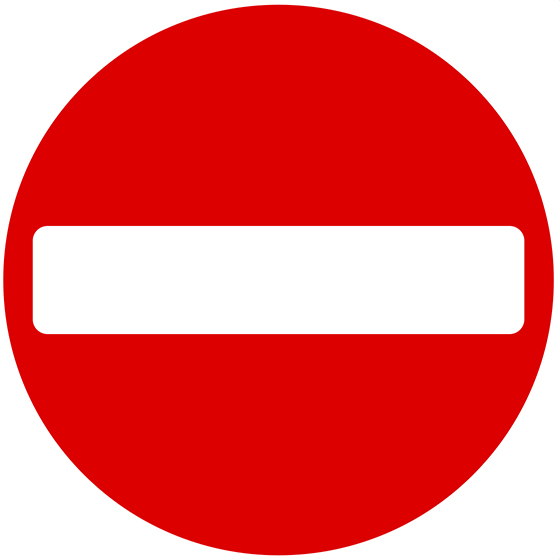
#> input picture no_entry.jpg, 560 x 560 px
$ python task_3.py no_entry.jpg   (older library calls are emulated)
#> lines starting #> are read from the running program, lines starting #| are printed output that depends on the picture
import sys
import numpy as np
import cv2

MINIMUM_RADIUS = 10
MAXIMUM_RADIUS = 110
MIN_DISTANCE = 50

T_S = 250
# T_H = 100

IOU_THRESHOLD = 0.5

class ErrorSignDetector():
    def __init__(self, file):
        self.image = Image(file)
#> in __init__, self.image is the input picture: shape (560, 560, 3); mean B, G, R 104.5, 104.5, 234.3
#> in __init__, `self.grey = cv2.cvtColor(src = self.image, code = cv2.COLOR_BGR2GRAY)`:
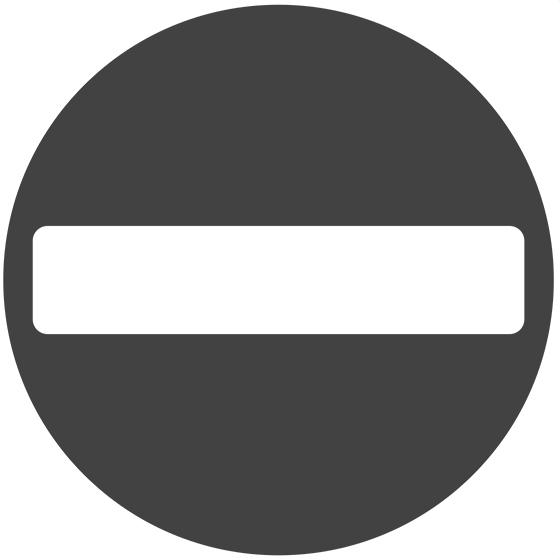
#> self.grey: shape (560, 560); min 63, max 255, mean 143.4
        self.hough_circles = HoughCirclesDetector(self.image)
        self.viola_jones = ViolaJonesDetector(self.image)
        self.objects = self.calculate_objects()

        self.draw_boxes()
        self.save_images()

    def calculate_objects(self):
        successful_intersections = []
        for x1, y1, w1, h1 in self.hough_circles.boxes:
            potential_intersections = []
            for x2, y2, w2, h2 in self.viola_jones.objects:
                x_left = max(x1, x2)
                y_top = max(y1, y2)
                x_right = min(x1 + w1, x2 + w2)
                y_bottom = min(y1 + h1, y2 + h2)
                if x_right >= x_left and y_bottom >= y_top:
                    intersection_area = (x_right - x_left) * (y_bottom - y_top)
                    hough_box_area = w1 * h1
                    viola_jones_area = w2 * h2
                    iou = intersection_area / (hough_box_area + viola_jones_area - intersection_area)
                    potential_intersections.append([(x1, y1, w1, h1), iou])
            if potential_intersections:
                largest_intersection = max(potential_intersections, key = lambda x: x[1])
                if largest_intersection[1] > IOU_THRESHOLD:
                    successful_intersections.append(largest_intersection[0])
        return successful_intersections

    def draw_boxes(self):
        for x, y, w, h in self.objects:
            cv2.rectangle(self.image.image, (x, y), (x + w, y + h), (0, 255, 0), 2)
        # [4 lines of commented-out code are left out]

    def normalise(self, image):
        image_normalised = 255 * (image - np.min(image)) / (np.max(image) - np.min(image))
        return image_normalised.astype(np.uint8)

    def save_images(self):
        cv2.imwrite("task_3/1_image_grey.jpg", self.image.grey)
        cv2.imwrite("task_3/2_dx_display.jpg", self.normalise(self.hough_circles.dx))
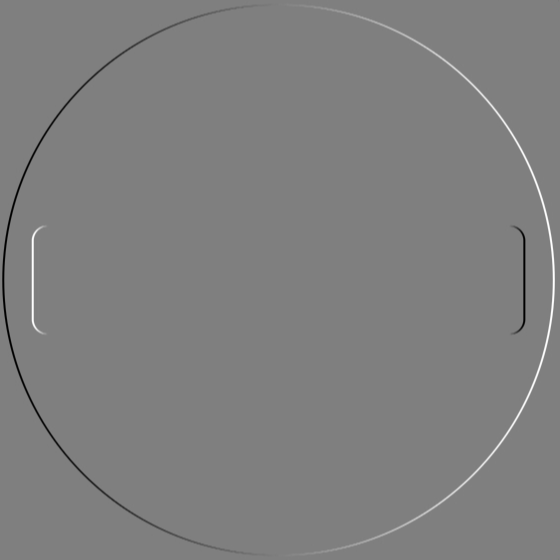
#> saved as 2_dx_display.jpg: shape (560, 560); min 0, max 255, mean 127
        cv2.imwrite("task_3/3_dy_display.jpg", self.normalise(self.hough_circles.dy))
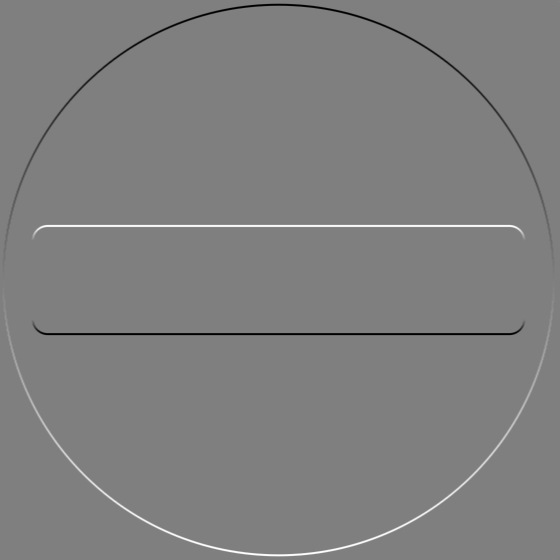
#> saved as 3_dy_display.jpg: shape (560, 560); min 0, max 255, mean 127
        cv2.imwrite("task_3/4_gradient_direction.jpg", self.normalise(self.hough_circles.gradient_direction))
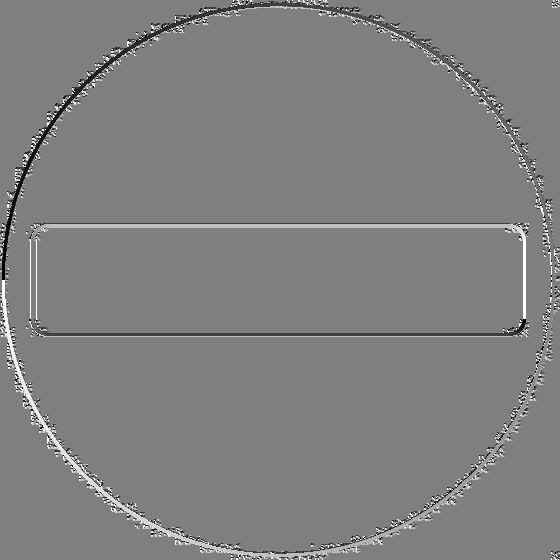
#> saved as 4_gradient_direction.jpg: shape (560, 560); min 0, max 255, mean 127.6
        cv2.imwrite("task_3/5_gradient_magnitude.jpg", self.normalise(self.hough_circles.gradient_magnitude))
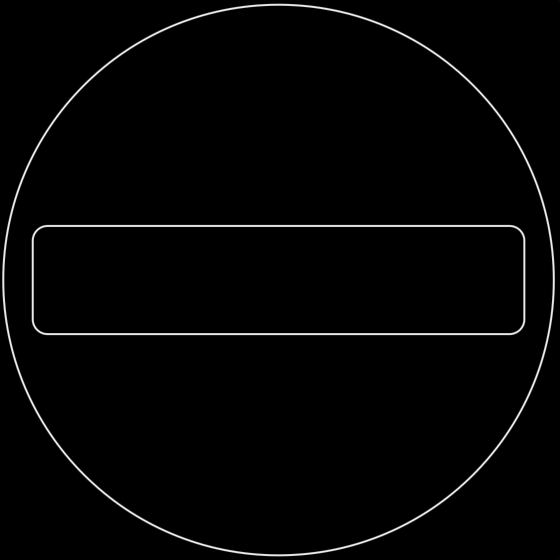
#> saved as 5_gradient_magnitude.jpg: shape (560, 560); min 0, max 255, mean 4.3
        cv2.imwrite("task_3/6_gradient_magnitude_threshold.jpg", self.hough_circles.gradient_magnitude_threshold)
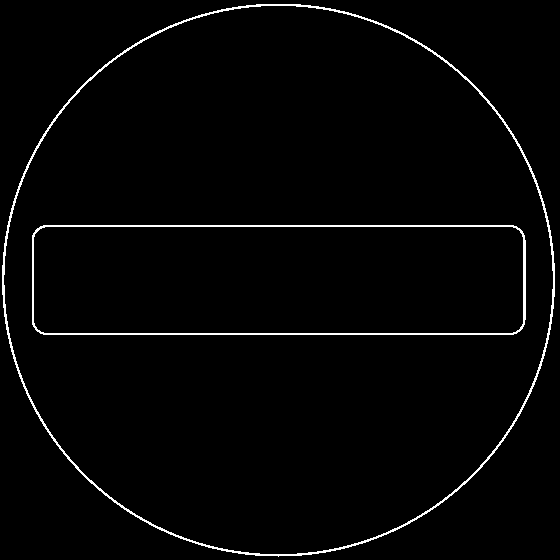
#> saved as 6_gradient_magnitude_threshold.jpg: shape (560, 560); 2.1% white in thin lines or dots
        cv2.imwrite("task_3/7_summed_hough_space.jpg", self.normalise(np.sum(self.hough_circles.hough_space, axis = 2)))
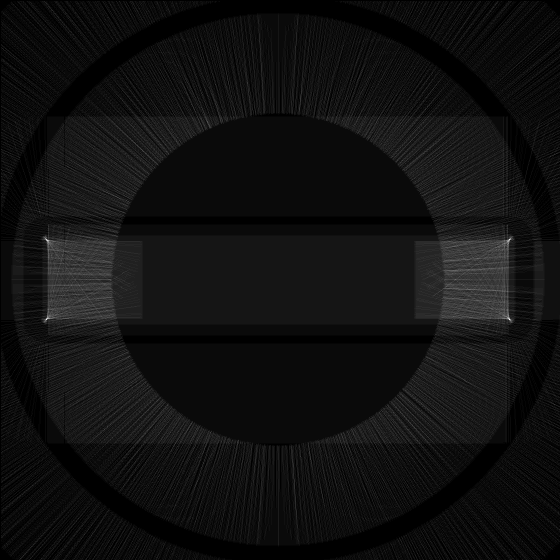
#> saved as 7_summed_hough_space.jpg: shape (560, 560); min 0, max 255, mean 16.2
        cv2.imwrite("task_3/8_output_image.jpg", self.image.image)

class Image():
    def __init__(self, file):
        self.image = cv2.imread(file, cv2.IMREAD_COLOR)
        self.grey = cv2.cvtColor(src = self.image, code = cv2.COLOR_BGR2GRAY)
        self.height, self.width = self.grey.shape

class HoughCirclesDetector():
    def __init__(self, image):
        self.image = image
        self.dx = cv2.Sobel(self.image.grey, cv2.CV_64F, 1, 0, ksize = 3, scale = 1, delta = 0, borderType = cv2.BORDER_DEFAULT)
        self.dy = cv2.Sobel(self.image.grey, cv2.CV_64F, 0, 1, ksize = 3, scale = 1, delta = 0, borderType = cv2.BORDER_DEFAULT)
        self.gradient_magnitude = np.sqrt(self.dx ** 2 + self.dy ** 2)
        self.gradient_direction = np.arctan2(self.dy, self.dx)
        self.gradient_magnitude_threshold = self.calculate_gradient_magnitude_threshold()
        self.hough_space = self.calculate_hough_space()
        self.circles = self.calculate_circles()
        self.boxes = [(int(x - r - MINIMUM_RADIUS), int(y - r - MINIMUM_RADIUS), int((r + MINIMUM_RADIUS) * 2), int((r + MINIMUM_RADIUS) * 2)) for x, y, r, _ in self.circles]

    def calculate_gradient_magnitude_threshold(self):
        gradient_magnitude_threshold = self.gradient_magnitude.copy()
        gradient_magnitude_threshold[gradient_magnitude_threshold < T_S] = 0
        gradient_magnitude_threshold[gradient_magnitude_threshold >= T_S] = 255
        return gradient_magnitude_threshold

    def calculate_hough_space(self):
        radii = MAXIMUM_RADIUS - MINIMUM_RADIUS
        hough_space = np.zeros((self.image.height, self.image.width, radii))
        for x in range(self.image.height):
            for y in range(self.image.width):
                if self.gradient_magnitude_threshold[x][y] == 255:
                    for r in range(radii):
                        x_0 = int(x - (r + MINIMUM_RADIUS) * np.sin(self.gradient_direction[x][y]))
                        y_0 = int(y - (r + MINIMUM_RADIUS) * np.cos(self.gradient_direction[x][y]))
                        if x_0 > 0 and x_0 < self.image.height and y_0 > 0 and y_0 < self.image.width:
                            hough_space[x_0][y_0][r] += 1
                        x_0 = int(x - (r + MINIMUM_RADIUS) * np.sin(self.gradient_direction[x][y] + np.pi))
                        y_0 = int(y - (r + MINIMUM_RADIUS) * np.cos(self.gradient_direction[x][y] + np.pi))
                        if x_0 > 0 and x_0 < self.image.height and y_0 > 0 and y_0 < self.image.width:
                            hough_space[x_0][y_0][r] += 1
        return hough_space

    def calculate_possible_circles(self):
        t_h = int(np.max(self.hough_space) * 0.5)
        circles = []
        for y in range(self.image.height):
            for x in range(self.image.width):
                for r in range(MAXIMUM_RADIUS - MINIMUM_RADIUS):
                    if self.hough_space[y][x][r] >= t_h:
                        circles.append([x, y, r, self.hough_space[y][x][r]])
        return circles

    def distance(self, x1, y1, x2, y2):
        return np.sqrt((x2 - x1) ** 2 + (y2 - y1) ** 2)

    def calculate_circles(self):
        circles = []
        for (x1, y1, r1, w1) in self.calculate_possible_circles():
            exists_in_circles = False
            for i, (x2, y2, r2, w2) in enumerate(circles):
                if self.distance(x1, y1, x2, y2) < MIN_DISTANCE:
                    new_w2 = w1 + w2
                    new_x2 = (w2 * x2 + w1 * x1) / (new_w2)
                    new_y2 = (w2 * y2 + w1 * y1) / (new_w2)
                    new_r2 = (w2 * r2 + w1 * r1) / (new_w2)
                    circles[i] = [new_x2, new_y2, new_r2, new_w2]
                    exists_in_circles = True
                    break
            if not exists_in_circles:
                circles.append([x1, y1, r1, w1])
        return circles

class ViolaJonesDetector():
    def __init__(self, image):
        self.image = image
        self.cascade = cv2.CascadeClassifier("training/NoEntrycascade/cascade.xml")
        self.objects = self.cascade.detectMultiScale(
            self.image.grey,
            scaleFactor = 1.1,
            minNeighbors = 1,
            flags = cv2.CASCADE_SCALE_IMAGE,
            minSize = (10, 10),
            maxSize = (300, 300)
        )

if __name__ == "__main__":
    ErrorSignDetector(sys.argv[1])
